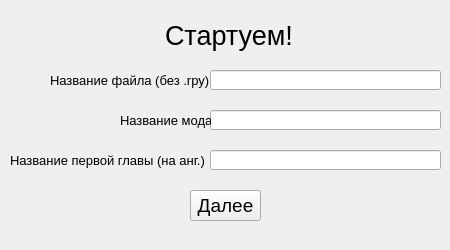
<?xml version="1.0" encoding="UTF-8"?>
<ui version="4.0">
 <class>MainWindow</class>
 <widget class="QMainWindow" name="MainWindow">
  <property name="enabled">
   <bool>true</bool>
  </property>
  <property name="geometry">
   <rect>
    <x>0</x>
    <y>0</y>
    <width>450</width>
    <height>250</height>
   </rect>
  </property>
  <property name="windowTitle">
   <string>Создание мода БЛ:                     Старт</string>
  </property>
  <widget class="QWidget" name="centralwidget">
   <widget class="QPushButton" name="btn">
    <property name="geometry">
     <rect>
      <x>190</x>
      <y>190</y>
      <width>71</width>
      <height>31</height>
     </rect>
    </property>
    <property name="font">
     <font>
      <pointsize>14</pointsize>
     </font>
    </property>
    <property name="text">
     <string>Далее</string>
    </property>
   </widget>
   <widget class="QLineEdit" name="txt">
    <property name="geometry">
     <rect>
      <x>210</x>
      <y>70</y>
      <width>231</width>
      <height>20</height>
     </rect>
    </property>
    <property name="cursor">
     <cursorShape>IBeamCursor</cursorShape>
    </property>
    <property name="acceptDrops">
     <bool>false</bool>
    </property>
    <property name="toolTip">
     <string>&lt;html&gt;&lt;head/&gt;&lt;body&gt;&lt;p align=&quot;center&quot;&gt;&lt;br/&gt;&lt;/p&gt;&lt;/body&gt;&lt;/html&gt;</string>
    </property>
    <property name="layoutDirection">
     <enum>Qt::LeftToRight</enum>
    </property>
    <property name="autoFillBackground">
     <bool>false</bool>
    </property>
   </widget>
   <widget class="QLabel" name="lbl">
    <property name="geometry">
     <rect>
      <x>50</x>
      <y>70</y>
      <width>161</width>
      <height>21</height>
     </rect>
    </property>
    <property name="font">
     <font>
      <pointsize>10</pointsize>
     </font>
    </property>
    <property name="layoutDirection">
     <enum>Qt::LeftToRight</enum>
    </property>
    <property name="text">
     <string>Название файла (без .rpy)</string>
    </property>
   </widget>
   <widget class="QLineEdit" name="txt_2">
    <property name="geometry">
     <rect>
      <x>210</x>
      <y>110</y>
      <width>231</width>
      <height>20</height>
     </rect>
    </property>
    <property name="cursor">
     <cursorShape>IBeamCursor</cursorShape>
    </property>
    <property name="acceptDrops">
     <bool>false</bool>
    </property>
    <property name="toolTip">
     <string>&lt;html&gt;&lt;head/&gt;&lt;body&gt;&lt;p align=&quot;center&quot;&gt;&lt;br/&gt;&lt;/p&gt;&lt;/body&gt;&lt;/html&gt;</string>
    </property>
    <property name="layoutDirection">
     <enum>Qt::LeftToRight</enum>
    </property>
    <property name="autoFillBackground">
     <bool>false</bool>
    </property>
   </widget>
   <widget class="QLineEdit" name="txt_3">
    <property name="geometry">
     <rect>
      <x>210</x>
      <y>150</y>
      <width>231</width>
      <height>20</height>
     </rect>
    </property>
    <property name="cursor">
     <cursorShape>IBeamCursor</cursorShape>
    </property>
    <property name="acceptDrops">
     <bool>false</bool>
    </property>
    <property name="toolTip">
     <string>&lt;html&gt;&lt;head/&gt;&lt;body&gt;&lt;p align=&quot;center&quot;&gt;&lt;br/&gt;&lt;/p&gt;&lt;/body&gt;&lt;/html&gt;</string>
    </property>
    <property name="layoutDirection">
     <enum>Qt::LeftToRight</enum>
    </property>
    <property name="autoFillBackground">
     <bool>false</bool>
    </property>
   </widget>
   <widget class="QLabel" name="lbl_2">
    <property name="geometry">
     <rect>
      <x>120</x>
      <y>110</y>
      <width>91</width>
      <height>21</height>
     </rect>
    </property>
    <property name="font">
     <font>
      <pointsize>10</pointsize>
     </font>
    </property>
    <property name="layoutDirection">
     <enum>Qt::LeftToRight</enum>
    </property>
    <property name="text">
     <string>Название мода</string>
    </property>
   </widget>
   <widget class="QLabel" name="lbl_3">
    <property name="geometry">
     <rect>
      <x>10</x>
      <y>150</y>
      <width>201</width>
      <height>21</height>
     </rect>
    </property>
    <property name="font">
     <font>
      <pointsize>10</pointsize>
     </font>
    </property>
    <property name="layoutDirection">
     <enum>Qt::LeftToRight</enum>
    </property>
    <property name="text">
     <string>Название первой главы (на анг.)</string>
    </property>
   </widget>
   <widget class="QLabel" name="lbl_4">
    <property name="geometry">
     <rect>
      <x>165</x>
      <y>20</y>
      <width>131</width>
      <height>31</height>
     </rect>
    </property>
    <property name="font">
     <font>
      <pointsize>20</pointsize>
     </font>
    </property>
    <property name="layoutDirection">
     <enum>Qt::LeftToRight</enum>
    </property>
    <property name="text">
     <string>Стартуем!</string>
    </property>
   </widget>
  </widget>
 </widget>
 <resources/>
 <connections/>
</ui>
